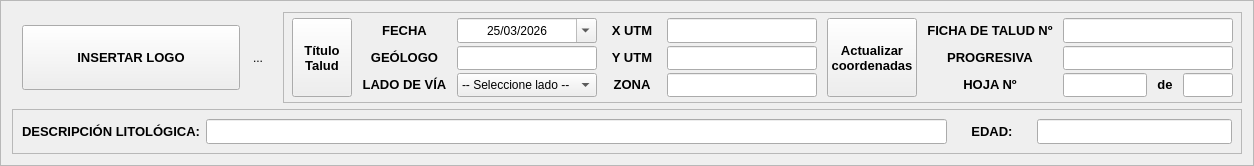
         <widget class="QFrame" name="frameHeader">
          <property name="sizePolicy">
           <sizepolicy hsizetype="Preferred" vsizetype="Fixed">
            <horstretch>0</horstretch>
            <verstretch>0</verstretch>
           </sizepolicy>
          </property>
          <property name="frameShape">
           <enum>QFrame::Shape::StyledPanel</enum>
          </property>
          <property name="frameShadow">
           <enum>QFrame::Shadow::Raised</enum>
          </property>
          <layout class="QGridLayout" name="gridLayout_2" columnstretch="2,5">
           <item row="0" column="0">
            <widget class="QFrame" name="frameHeaderLogo">
             <property name="sizePolicy">
              <sizepolicy hsizetype="Preferred" vsizetype="Preferred">
               <horstretch>0</horstretch>
               <verstretch>0</verstretch>
              </sizepolicy>
             </property>
             <property name="minimumSize">
              <size>
               <width>0</width>
               <height>0</height>
              </size>
             </property>
             <property name="frameShadow">
              <enum>QFrame::Shadow::Plain</enum>
             </property>
             <layout class="QHBoxLayout" name="horizontalLayout_2">
              <property name="spacing">
               <number>6</number>
              </property>
              <property name="leftMargin">
               <number>10</number>
              </property>
              <property name="topMargin">
               <number>13</number>
              </property>
              <property name="rightMargin">
               <number>7</number>
              </property>
              <property name="bottomMargin">
               <number>13</number>
              </property>
              <item>
               <widget class="QPushButton" name="btnLogo">
                <property name="sizePolicy">
                 <sizepolicy hsizetype="Preferred" vsizetype="Preferred">
                  <horstretch>0</horstretch>
                  <verstretch>0</verstretch>
                 </sizepolicy>
                </property>
                <property name="font">
                 <font>
                  <pointsize>10</pointsize>
                  <bold>true</bold>
                 </font>
                </property>
                <property name="text">
                 <string>INSERTAR LOGO</string>
                </property>
                <property name="iconSize">
                 <size>
                  <width>25</width>
                  <height>25</height>
                 </size>
                </property>
               </widget>
              </item>
              <item>
               <widget class="QToolButton" name="toolClear">
                <property name="sizePolicy">
                 <sizepolicy hsizetype="Fixed" vsizetype="Fixed">
                  <horstretch>0</horstretch>
                  <verstretch>0</verstretch>
                 </sizepolicy>
                </property>
                <property name="text">
                 <string>...</string>
                </property>
                <property name="icon">
                 <iconset theme="QIcon::ThemeIcon::EditClear"/>
                </property>
                <property name="autoRaise">
                 <bool>true</bool>
                </property>
               </widget>
              </item>
             </layout>
            </widget>
           </item>
           <item row="1" column="0" colspan="2">
            <widget class="QFrame" name="frameGeoTalud">
             <property name="sizePolicy">
              <sizepolicy hsizetype="Preferred" vsizetype="Preferred">
               <horstretch>0</horstretch>
               <verstretch>0</verstretch>
              </sizepolicy>
             </property>
             <property name="layoutDirection">
              <enum>Qt::LayoutDirection::LeftToRight</enum>
             </property>
             <property name="frameShape">
              <enum>QFrame::Shape::StyledPanel</enum>
             </property>
             <property name="frameShadow">
              <enum>QFrame::Shadow::Raised</enum>
             </property>
             <layout class="QHBoxLayout" name="horizontalLayout" stretch="4,19,2,5">
              <item>
               <widget class="QLabel" name="lblDescripcion">
                <property name="sizePolicy">
                 <sizepolicy hsizetype="Preferred" vsizetype="Preferred">
                  <horstretch>0</horstretch>
                  <verstretch>0</verstretch>
                 </sizepolicy>
                </property>
                <property name="font">
                 <font>
                  <pointsize>10</pointsize>
                  <bold>true</bold>
                 </font>
                </property>
                <property name="text">
                 <string>&lt;html&gt;&lt;head/&gt;&lt;body&gt;&lt;p align=&quot;center&quot;&gt;DESCRIPCIÓN LITOLÓGICA:&lt;/p&gt;&lt;/body&gt;&lt;/html&gt;</string>
                </property>
               </widget>
              </item>
              <item>
               <widget class="QLineEdit" name="txtDescripcion">
                <property name="sizePolicy">
                 <sizepolicy hsizetype="Preferred" vsizetype="Preferred">
                  <horstretch>0</horstretch>
                  <verstretch>0</verstretch>
                 </sizepolicy>
                </property>
                <property name="minimumSize">
                 <size>
                  <width>0</width>
                  <height>25</height>
                 </size>
                </property>
               </widget>
              </item>
              <item>
               <widget class="QLabel" name="lblEdad">
                <property name="sizePolicy">
                 <sizepolicy hsizetype="Preferred" vsizetype="Preferred">
                  <horstretch>0</horstretch>
                  <verstretch>0</verstretch>
                 </sizepolicy>
                </property>
                <property name="font">
                 <font>
                  <pointsize>10</pointsize>
                  <bold>true</bold>
                 </font>
                </property>
                <property name="text">
                 <string>&lt;html&gt;&lt;head/&gt;&lt;body&gt;&lt;p align=&quot;center&quot;&gt;EDAD:&lt;/p&gt;&lt;/body&gt;&lt;/html&gt;</string>
                </property>
               </widget>
              </item>
              <item>
               <widget class="QLineEdit" name="txtEdad">
                <property name="sizePolicy">
                 <sizepolicy hsizetype="Preferred" vsizetype="Preferred">
                  <horstretch>0</horstretch>
                  <verstretch>0</verstretch>
                 </sizepolicy>
                </property>
                <property name="minimumSize">
                 <size>
                  <width>0</width>
                  <height>25</height>
                 </size>
                </property>
               </widget>
              </item>
             </layout>
            </widget>
           </item>
           <item row="0" column="1">
            <widget class="QFrame" name="frameHeaderDatos">
             <property name="sizePolicy">
              <sizepolicy hsizetype="Preferred" vsizetype="Preferred">
               <horstretch>0</horstretch>
               <verstretch>0</verstretch>
              </sizepolicy>
             </property>
             <property name="autoFillBackground">
              <bool>false</bool>
             </property>
             <property name="frameShape">
              <enum>QFrame::Shape::StyledPanel</enum>
             </property>
             <property name="frameShadow">
              <enum>QFrame::Shadow::Raised</enum>
             </property>
             <layout class="QGridLayout" name="gridLayoutHeaderDatos" rowstretch="2,0,0" rowminimumheight="0,0,0">
              <property name="sizeConstraint">
               <enum>QLayout::SizeConstraint::SetDefaultConstraint</enum>
              </property>
              <property name="leftMargin">
               <number>8</number>
              </property>
              <property name="topMargin">
               <number>5</number>
              </property>
              <property name="rightMargin">
               <number>8</number>
              </property>
              <property name="bottomMargin">
               <number>5</number>
              </property>
              <property name="horizontalSpacing">
               <number>10</number>
              </property>
              <property name="verticalSpacing">
               <number>3</number>
              </property>
              <item row="1" column="2">
               <widget class="QLineEdit" name="txtGeologo">
                <property name="sizePolicy">
                 <sizepolicy hsizetype="Preferred" vsizetype="Preferred">
                  <horstretch>0</horstretch>
                  <verstretch>0</verstretch>
                 </sizepolicy>
                </property>
                <property name="minimumSize">
                 <size>
                  <width>140</width>
                  <height>24</height>
                 </size>
                </property>
                <property name="alignment">
                 <set>Qt::AlignmentFlag::AlignCenter</set>
                </property>
               </widget>
              </item>
              <item row="0" column="3">
               <widget class="QLabel" name="lblUTMX">
                <property name="sizePolicy">
                 <sizepolicy hsizetype="Fixed" vsizetype="Preferred">
                  <horstretch>0</horstretch>
                  <verstretch>0</verstretch>
                 </sizepolicy>
                </property>
                <property name="minimumSize">
                 <size>
                  <width>50</width>
                  <height>0</height>
                 </size>
                </property>
                <property name="font">
                 <font>
                  <pointsize>10</pointsize>
                  <bold>true</bold>
                  <kerning>true</kerning>
                 </font>
                </property>
                <property name="text">
                 <string>&lt;html&gt;&lt;head/&gt;&lt;body&gt;&lt;p align=&quot;center&quot;&gt;X UTM&lt;/p&gt;&lt;/body&gt;&lt;/html&gt;</string>
                </property>
                <property name="alignment">
                 <set>Qt::AlignmentFlag::AlignRight|Qt::AlignmentFlag::AlignTrailing|Qt::AlignmentFlag::AlignVCenter</set>
                </property>
               </widget>
              </item>
              <item row="0" column="7" colspan="4">
               <widget class="QLineEdit" name="txtFichaTaludN">
                <property name="sizePolicy">
                 <sizepolicy hsizetype="Preferred" vsizetype="Preferred">
                  <horstretch>0</horstretch>
                  <verstretch>0</verstretch>
                 </sizepolicy>
                </property>
                <property name="minimumSize">
                 <size>
                  <width>120</width>
                  <height>25</height>
                 </size>
                </property>
                <property name="autoFillBackground">
                 <bool>false</bool>
                </property>
                <property name="alignment">
                 <set>Qt::AlignmentFlag::AlignCenter</set>
                </property>
               </widget>
              </item>
              <item row="2" column="9" colspan="2">
               <widget class="QLineEdit" name="txtHojaTotal">
                <property name="sizePolicy">
                 <sizepolicy hsizetype="Preferred" vsizetype="Preferred">
                  <horstretch>0</horstretch>
                  <verstretch>0</verstretch>
                 </sizepolicy>
                </property>
                <property name="minimumSize">
                 <size>
                  <width>50</width>
                  <height>24</height>
                 </size>
                </property>
                <property name="alignment">
                 <set>Qt::AlignmentFlag::AlignCenter</set>
                </property>
               </widget>
              </item>
              <item row="1" column="3">
               <widget class="QLabel" name="lblUTMY">
                <property name="sizePolicy">
                 <sizepolicy hsizetype="Fixed" vsizetype="Preferred">
                  <horstretch>0</horstretch>
                  <verstretch>0</verstretch>
                 </sizepolicy>
                </property>
                <property name="minimumSize">
                 <size>
                  <width>50</width>
                  <height>0</height>
                 </size>
                </property>
                <property name="font">
                 <font>
                  <pointsize>10</pointsize>
                  <bold>true</bold>
                  <kerning>true</kerning>
                 </font>
                </property>
                <property name="text">
                 <string>&lt;html&gt;&lt;head/&gt;&lt;body&gt;&lt;p align=&quot;center&quot;&gt;Y UTM&lt;/p&gt;&lt;/body&gt;&lt;/html&gt;</string>
                </property>
                <property name="alignment">
                 <set>Qt::AlignmentFlag::AlignRight|Qt::AlignmentFlag::AlignTrailing|Qt::AlignmentFlag::AlignVCenter</set>
                </property>
               </widget>
              </item>
              <item row="2" column="8">
               <widget class="QLabel" name="lblde">
                <property name="font">
                 <font>
                  <pointsize>10</pointsize>
                  <bold>true</bold>
                 </font>
                </property>
                <property name="text">
                 <string>&lt;html&gt;&lt;head/&gt;&lt;body&gt;&lt;p align=&quot;center&quot;&gt;de&lt;/p&gt;&lt;/body&gt;&lt;/html&gt;</string>
                </property>
               </widget>
              </item>
              <item row="1" column="1">
               <widget class="QLabel" name="lblGeologo">
                <property name="sizePolicy">
                 <sizepolicy hsizetype="Preferred" vsizetype="Preferred">
                  <horstretch>0</horstretch>
                  <verstretch>0</verstretch>
                 </sizepolicy>
                </property>
                <property name="font">
                 <font>
                  <pointsize>10</pointsize>
                  <bold>true</bold>
                  <kerning>true</kerning>
                 </font>
                </property>
                <property name="text">
                 <string>&lt;html&gt;&lt;head/&gt;&lt;body&gt;&lt;p align=&quot;center&quot;&gt;GEÓLOGO&lt;/p&gt;&lt;/body&gt;&lt;/html&gt;</string>
                </property>
                <property name="alignment">
                 <set>Qt::AlignmentFlag::AlignRight|Qt::AlignmentFlag::AlignTrailing|Qt::AlignmentFlag::AlignVCenter</set>
                </property>
               </widget>
              </item>
              <item row="2" column="3">
               <widget class="QLabel" name="lblZona">
                <property name="sizePolicy">
                 <sizepolicy hsizetype="Fixed" vsizetype="Preferred">
                  <horstretch>0</horstretch>
                  <verstretch>0</verstretch>
                 </sizepolicy>
                </property>
                <property name="minimumSize">
                 <size>
                  <width>50</width>
                  <height>0</height>
                 </size>
                </property>
                <property name="font">
                 <font>
                  <pointsize>10</pointsize>
                  <bold>true</bold>
                  <kerning>true</kerning>
                 </font>
                </property>
                <property name="text">
                 <string>&lt;html&gt;&lt;head/&gt;&lt;body&gt;&lt;p align=&quot;center&quot;&gt;ZONA&lt;/p&gt;&lt;/body&gt;&lt;/html&gt;</string>
                </property>
                <property name="alignment">
                 <set>Qt::AlignmentFlag::AlignRight|Qt::AlignmentFlag::AlignTrailing|Qt::AlignmentFlag::AlignVCenter</set>
                </property>
               </widget>
              </item>
              <item row="2" column="6">
               <widget class="QLabel" name="lblHojaN">
                <property name="sizePolicy">
                 <sizepolicy hsizetype="Preferred" vsizetype="Preferred">
                  <horstretch>0</horstretch>
                  <verstretch>0</verstretch>
                 </sizepolicy>
                </property>
                <property name="font">
                 <font>
                  <pointsize>10</pointsize>
                  <bold>true</bold>
                  <kerning>true</kerning>
                 </font>
                </property>
                <property name="text">
                 <string>&lt;html&gt;&lt;head/&gt;&lt;body&gt;&lt;p align=&quot;center&quot;&gt;HOJA Nº&lt;/p&gt;&lt;/body&gt;&lt;/html&gt;</string>
                </property>
                <property name="alignment">
                 <set>Qt::AlignmentFlag::AlignRight|Qt::AlignmentFlag::AlignTrailing|Qt::AlignmentFlag::AlignVCenter</set>
                </property>
               </widget>
              </item>
              <item row="1" column="4">
               <widget class="QLineEdit" name="txtUTMY">
                <property name="sizePolicy">
                 <sizepolicy hsizetype="Preferred" vsizetype="Preferred">
                  <horstretch>0</horstretch>
                  <verstretch>0</verstretch>
                 </sizepolicy>
                </property>
                <property name="minimumSize">
                 <size>
                  <width>150</width>
                  <height>24</height>
                 </size>
                </property>
                <property name="alignment">
                 <set>Qt::AlignmentFlag::AlignCenter</set>
                </property>
               </widget>
              </item>
              <item row="0" column="6">
               <widget class="QLabel" name="lblFichaTaludN">
                <property name="sizePolicy">
                 <sizepolicy hsizetype="Preferred" vsizetype="Preferred">
                  <horstretch>0</horstretch>
                  <verstretch>0</verstretch>
                 </sizepolicy>
                </property>
                <property name="font">
                 <font>
                  <pointsize>10</pointsize>
                  <bold>true</bold>
                  <kerning>true</kerning>
                 </font>
                </property>
                <property name="text">
                 <string>&lt;html&gt;&lt;head/&gt;&lt;body&gt;&lt;p align=&quot;center&quot;&gt;FICHA DE TALUD Nº&lt;/p&gt;&lt;/body&gt;&lt;/html&gt;</string>
                </property>
                <property name="alignment">
                 <set>Qt::AlignmentFlag::AlignRight|Qt::AlignmentFlag::AlignTrailing|Qt::AlignmentFlag::AlignVCenter</set>
                </property>
               </widget>
              </item>
              <item row="0" column="2">
               <widget class="QDateEdit" name="dateEdit">
                <property name="sizePolicy">
                 <sizepolicy hsizetype="Preferred" vsizetype="Preferred">
                  <horstretch>0</horstretch>
                  <verstretch>0</verstretch>
                 </sizepolicy>
                </property>
                <property name="minimumSize">
                 <size>
                  <width>140</width>
                  <height>25</height>
                 </size>
                </property>
                <property name="alignment">
                 <set>Qt::AlignmentFlag::AlignCenter</set>
                </property>
                <property name="specialValueText">
                 <string>00/00/0000</string>
                </property>
                <property name="dateTime">
                 <datetime>
                  <hour>0</hour>
                  <minute>0</minute>
                  <second>0</second>
                  <year>2026</year>
                  <month>3</month>
                  <day>25</day>
                 </datetime>
                </property>
                <property name="minimumDate">
                 <date>
                  <year>1900</year>
                  <month>1</month>
                  <day>1</day>
                 </date>
                </property>
                <property name="displayFormat">
                 <string>dd/MM/yyyy</string>
                </property>
                <property name="calendarPopup">
                 <bool>true</bool>
                </property>
                <property name="date">
                 <date>
                  <year>2026</year>
                  <month>3</month>
                  <day>25</day>
                 </date>
                </property>
               </widget>
              </item>
              <item row="2" column="7">
               <widget class="QLineEdit" name="txtHojaActual">
                <property name="sizePolicy">
                 <sizepolicy hsizetype="Preferred" vsizetype="Preferred">
                  <horstretch>0</horstretch>
                  <verstretch>0</verstretch>
                 </sizepolicy>
                </property>
                <property name="minimumSize">
                 <size>
                  <width>50</width>
                  <height>24</height>
                 </size>
                </property>
                <property name="alignment">
                 <set>Qt::AlignmentFlag::AlignCenter</set>
                </property>
               </widget>
              </item>
              <item row="2" column="2">
               <widget class="NoWheelComboBox" name="comboLadoVia">
                <property name="sizePolicy">
                 <sizepolicy hsizetype="Preferred" vsizetype="Preferred">
                  <horstretch>0</horstretch>
                  <verstretch>0</verstretch>
                 </sizepolicy>
                </property>
                <property name="minimumSize">
                 <size>
                  <width>140</width>
                  <height>24</height>
                 </size>
                </property>
                <property name="editable">
                 <bool>false</bool>
                </property>
                <property name="frame">
                 <bool>true</bool>
                </property>
                <item>
                 <property name="text">
                  <string>-- Seleccione lado --</string>
                 </property>
                </item>
                <item>
                 <property name="text">
                  <string>Derecho</string>
                 </property>
                </item>
                <item>
                 <property name="text">
                  <string>Izquierdo</string>
                 </property>
                </item>
                <item>
                 <property name="text">
                  <string>Ambos</string>
                 </property>
                </item>
               </widget>
              </item>
              <item row="2" column="4">
               <widget class="QLineEdit" name="txtZona">
                <property name="sizePolicy">
                 <sizepolicy hsizetype="Preferred" vsizetype="Preferred">
                  <horstretch>0</horstretch>
                  <verstretch>0</verstretch>
                 </sizepolicy>
                </property>
                <property name="minimumSize">
                 <size>
                  <width>150</width>
                  <height>24</height>
                 </size>
                </property>
                <property name="alignment">
                 <set>Qt::AlignmentFlag::AlignCenter</set>
                </property>
               </widget>
              </item>
              <item row="2" column="1">
               <widget class="QLabel" name="lblLadoVia">
                <property name="sizePolicy">
                 <sizepolicy hsizetype="Preferred" vsizetype="Preferred">
                  <horstretch>0</horstretch>
                  <verstretch>0</verstretch>
                 </sizepolicy>
                </property>
                <property name="font">
                 <font>
                  <pointsize>10</pointsize>
                  <bold>true</bold>
                  <kerning>true</kerning>
                 </font>
                </property>
                <property name="text">
                 <string>&lt;html&gt;&lt;head/&gt;&lt;body&gt;&lt;p align=&quot;center&quot;&gt;LADO DE VÍA&lt;/p&gt;&lt;/body&gt;&lt;/html&gt;</string>
                </property>
                <property name="alignment">
                 <set>Qt::AlignmentFlag::AlignRight|Qt::AlignmentFlag::AlignTrailing|Qt::AlignmentFlag::AlignVCenter</set>
                </property>
               </widget>
              </item>
              <item row="1" column="6">
               <widget class="QLabel" name="lblProgresiva">
                <property name="sizePolicy">
                 <sizepolicy hsizetype="Preferred" vsizetype="Preferred">
                  <horstretch>0</horstretch>
                  <verstretch>0</verstretch>
                 </sizepolicy>
                </property>
                <property name="font">
                 <font>
                  <pointsize>10</pointsize>
                  <bold>true</bold>
                  <kerning>true</kerning>
                 </font>
                </property>
                <property name="text">
                 <string>&lt;html&gt;&lt;head/&gt;&lt;body&gt;&lt;p align=&quot;center&quot;&gt;PROGRESIVA&lt;/p&gt;&lt;/body&gt;&lt;/html&gt;</string>
                </property>
                <property name="alignment">
                 <set>Qt::AlignmentFlag::AlignRight|Qt::AlignmentFlag::AlignTrailing|Qt::AlignmentFlag::AlignVCenter</set>
                </property>
               </widget>
              </item>
              <item row="0" column="4">
               <widget class="QLineEdit" name="txtUTMX">
                <property name="sizePolicy">
                 <sizepolicy hsizetype="Preferred" vsizetype="Preferred">
                  <horstretch>0</horstretch>
                  <verstretch>0</verstretch>
                 </sizepolicy>
                </property>
                <property name="minimumSize">
                 <size>
                  <width>150</width>
                  <height>25</height>
                 </size>
                </property>
                <property name="alignment">
                 <set>Qt::AlignmentFlag::AlignCenter</set>
                </property>
               </widget>
              </item>
              <item row="1" column="7" colspan="4">
               <widget class="QLineEdit" name="txtProgresiva">
                <property name="sizePolicy">
                 <sizepolicy hsizetype="Preferred" vsizetype="Preferred">
                  <horstretch>0</horstretch>
                  <verstretch>0</verstretch>
                 </sizepolicy>
                </property>
                <property name="minimumSize">
                 <size>
                  <width>120</width>
                  <height>24</height>
                 </size>
                </property>
                <property name="alignment">
                 <set>Qt::AlignmentFlag::AlignCenter</set>
                </property>
               </widget>
              </item>
              <item row="0" column="1">
               <widget class="QLabel" name="lblFecha">
                <property name="sizePolicy">
                 <sizepolicy hsizetype="Preferred" vsizetype="Preferred">
                  <horstretch>0</horstretch>
                  <verstretch>0</verstretch>
                 </sizepolicy>
                </property>
                <property name="font">
                 <font>
                  <pointsize>10</pointsize>
                  <bold>true</bold>
                  <kerning>true</kerning>
                 </font>
                </property>
                <property name="text">
                 <string>&lt;html&gt;&lt;head/&gt;&lt;body&gt;&lt;p align=&quot;center&quot;&gt;FECHA&lt;/p&gt;&lt;/body&gt;&lt;/html&gt;</string>
                </property>
                <property name="alignment">
                 <set>Qt::AlignmentFlag::AlignRight|Qt::AlignmentFlag::AlignTrailing|Qt::AlignmentFlag::AlignVCenter</set>
                </property>
               </widget>
              </item>
              <item row="0" column="0" rowspan="3">
               <widget class="QPushButton" name="btnTituloTalud">
                <property name="sizePolicy">
                 <sizepolicy hsizetype="Preferred" vsizetype="Preferred">
                  <horstretch>0</horstretch>
                  <verstretch>0</verstretch>
                 </sizepolicy>
                </property>
                <property name="minimumSize">
                 <size>
                  <width>60</width>
                  <height>0</height>
                 </size>
                </property>
                <property name="font">
                 <font>
                  <pointsize>10</pointsize>
                  <bold>true</bold>
                 </font>
                </property>
                <property name="text">
                 <string>Título
Talud</string>
                </property>
               </widget>
              </item>
              <item row="0" column="5" rowspan="3">
               <widget class="QPushButton" name="btnActualizarCoordenadas">
                <property name="sizePolicy">
                 <sizepolicy hsizetype="Preferred" vsizetype="Preferred">
                  <horstretch>0</horstretch>
                  <verstretch>0</verstretch>
                 </sizepolicy>
                </property>
                <property name="minimumSize">
                 <size>
                  <width>90</width>
                  <height>0</height>
                 </size>
                </property>
                <property name="font">
                 <font>
                  <pointsize>10</pointsize>
                  <bold>true</bold>
                 </font>
                </property>
                <property name="text">
                 <string>Actualizar
coordenadas</string>
                </property>
               </widget>
              </item>
             </layout>
            </widget>
           </item>
          </layout>
         </widget>
